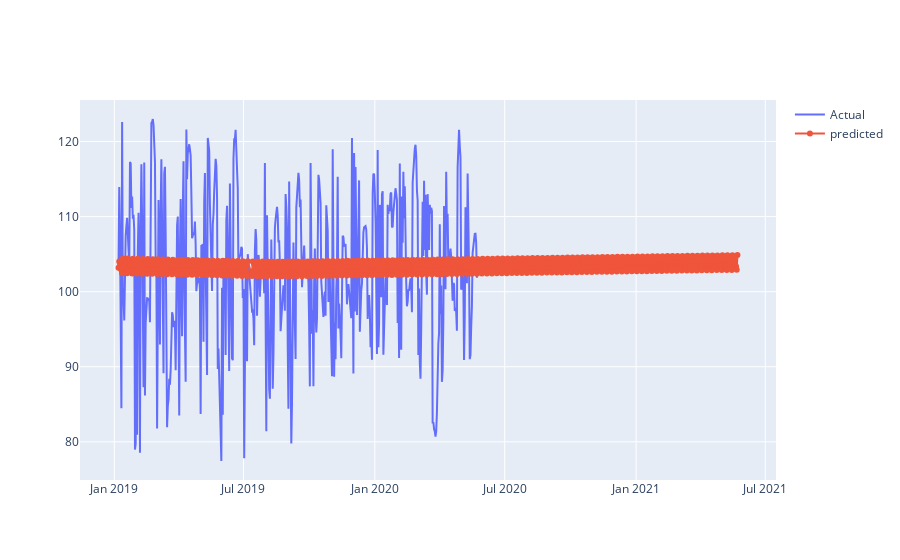

This figure's notebook cell:
### Code cell
fig = go.Figure([go.Scatter(x=energy['ds'], y=energy['y'], mode='lines',
                            name='Actual')])
#You can add traces using an Express plot by using add_trace
fig.add_trace(go.Scatter(x=prediction['ds'], y=prediction['yhat'],
                         mode='lines+markers',
                         name='predicted'))
#To display a figure using the renderers framework, you call the .show() method on a graph object figure, or pass the figure to the plotly.io.show function.
#With either approach, plotly.py will display the figure using the current default renderer(s).
fig.show()

### Figure 1 — Plotly figure (JSON) as saved in the notebook; plotly's stock layout.template omitted (floating-point values rounded to 4 significant figures; data arrays with more than 128 entries replaced by an {"elided": "..."} marker saying what was removed)
{"data": [{"mode": "lines", "name": "Actual", "type": "scatter", "x": {"elided": "498 str values"}, "y": {"elided": "498 float values"}}, {"mode": "lines+markers", "name": "predicted", "type": "scatter", "x": {"elided": "863 str values"}, "y": {"elided": "863 float values"}}], "layout": {}}
